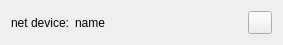
<?xml version="1.0" encoding="UTF-8"?>
<ui version="4.0">
 <class>DeviceWidget</class>
 <widget class="QWidget" name="DeviceWidget">
  <property name="geometry">
   <rect>
    <x>0</x>
    <y>0</y>
    <width>283</width>
    <height>42</height>
   </rect>
  </property>
  <property name="windowTitle">
   <string/>
  </property>
  <layout class="QHBoxLayout" name="horizontalLayout">
   <item>
    <widget class="QLabel" name="label">
     <property name="text">
      <string>net device:</string>
     </property>
    </widget>
   </item>
   <item>
    <widget class="QLabel" name="labelName">
     <property name="text">
      <string>name</string>
     </property>
    </widget>
   </item>
   <item>
    <spacer name="horizontalSpacer">
     <property name="orientation">
      <enum>Qt::Horizontal</enum>
     </property>
     <property name="sizeHint" stdset="0">
      <size>
       <width>40</width>
       <height>20</height>
      </size>
     </property>
    </spacer>
   </item>
   <item>
    <widget class="StyledButton" name="toolButtonScan">
     <property name="text">
      <string/>
     </property>
     <property name="icon">
      <iconset theme="ksvg-ks-refresh">
       <normaloff>.</normaloff>.</iconset>
     </property>
    </widget>
   </item>
  </layout>
 </widget>
 <customwidgets>
  <customwidget>
   <class>StyledButton</class>
   <extends>QToolButton</extends>
   <header>lib/widgets/styled-button.h</header>
  </customwidget>
 </customwidgets>
 <resources/>
 <connections/>
</ui>
